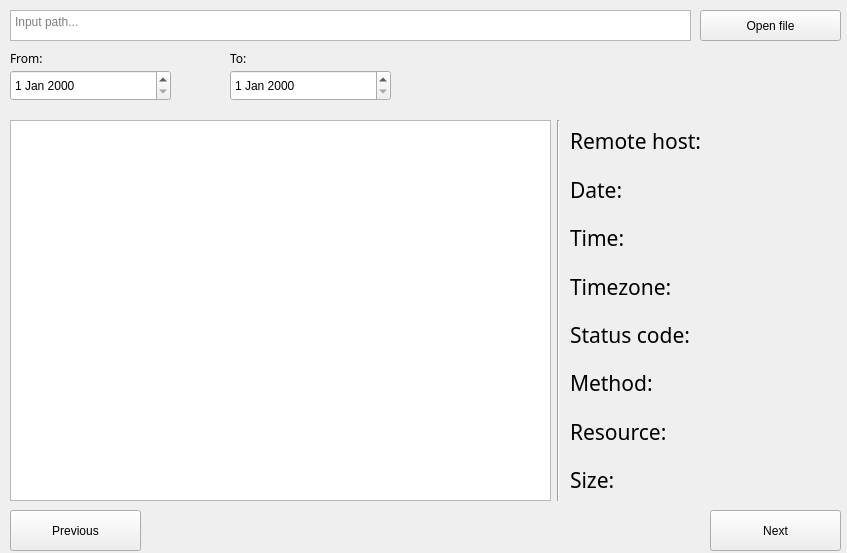
<?xml version="1.0" encoding="UTF-8"?>
<ui version="4.0">
 <class>MainWindow</class>
 <widget class="QMainWindow" name="MainWindow">
  <property name="geometry">
   <rect>
    <x>0</x>
    <y>0</y>
    <width>847</width>
    <height>553</height>
   </rect>
  </property>
  <property name="sizePolicy">
   <sizepolicy hsizetype="Fixed" vsizetype="Fixed">
    <horstretch>0</horstretch>
    <verstretch>0</verstretch>
   </sizepolicy>
  </property>
  <property name="windowTitle">
   <string>SSH Log Browser</string>
  </property>
  <property name="tabShape">
   <enum>QTabWidget::TabShape::Rounded</enum>
  </property>
  <widget class="QWidget" name="centralwidget">
   <widget class="QTextEdit" name="pathInput">
    <property name="geometry">
     <rect>
      <x>10</x>
      <y>10</y>
      <width>681</width>
      <height>31</height>
     </rect>
    </property>
    <property name="cursor" stdset="0">
     <cursorShape>IBeamCursor</cursorShape>
    </property>
    <property name="placeholderText">
     <string>Input path...</string>
    </property>
   </widget>
   <widget class="QPushButton" name="PathButton">
    <property name="geometry">
     <rect>
      <x>700</x>
      <y>10</y>
      <width>141</width>
      <height>31</height>
     </rect>
    </property>
    <property name="cursor">
     <cursorShape>UpArrowCursor</cursorShape>
    </property>
    <property name="text">
     <string>Open file</string>
    </property>
   </widget>
   <widget class="QListWidget" name="listOfLogs">
    <property name="geometry">
     <rect>
      <x>10</x>
      <y>120</y>
      <width>541</width>
      <height>381</height>
     </rect>
    </property>
   </widget>
   <widget class="QLabel" name="labelDateFrom">
    <property name="geometry">
     <rect>
      <x>10</x>
      <y>50</y>
      <width>111</width>
      <height>16</height>
     </rect>
    </property>
    <property name="font">
     <font>
      <family>Rockwell</family>
     </font>
    </property>
    <property name="text">
     <string>From:</string>
    </property>
   </widget>
   <widget class="QLabel" name="labelDateEnd">
    <property name="geometry">
     <rect>
      <x>230</x>
      <y>50</y>
      <width>111</width>
      <height>16</height>
     </rect>
    </property>
    <property name="font">
     <font>
      <family>Rockwell</family>
     </font>
    </property>
    <property name="text">
     <string>To:</string>
    </property>
   </widget>
   <widget class="QWidget" name="verticalLayoutWidget">
    <property name="geometry">
     <rect>
      <x>570</x>
      <y>120</y>
      <width>131</width>
      <height>381</height>
     </rect>
    </property>
    <layout class="QVBoxLayout" name="verticalLayout">
     <item>
      <widget class="QLabel" name="labelDateFrom_2">
       <property name="font">
        <font>
         <family>Rockwell</family>
         <pointsize>16</pointsize>
        </font>
       </property>
       <property name="text">
        <string>Remote host:</string>
       </property>
      </widget>
     </item>
     <item>
      <widget class="QLabel" name="labelDateFrom_4">
       <property name="font">
        <font>
         <family>Rockwell</family>
         <pointsize>16</pointsize>
        </font>
       </property>
       <property name="text">
        <string>Date:</string>
       </property>
      </widget>
     </item>
     <item>
      <widget class="QLabel" name="labelDateFrom_5">
       <property name="font">
        <font>
         <family>Rockwell</family>
         <pointsize>16</pointsize>
        </font>
       </property>
       <property name="text">
        <string>Time:</string>
       </property>
      </widget>
     </item>
     <item>
      <widget class="QLabel" name="labelDateFrom_6">
       <property name="font">
        <font>
         <family>Rockwell</family>
         <pointsize>16</pointsize>
        </font>
       </property>
       <property name="text">
        <string>Timezone:</string>
       </property>
      </widget>
     </item>
     <item>
      <widget class="QLabel" name="labelDateFrom_7">
       <property name="font">
        <font>
         <family>Rockwell</family>
         <pointsize>16</pointsize>
        </font>
       </property>
       <property name="text">
        <string>Status code:</string>
       </property>
      </widget>
     </item>
     <item>
      <widget class="QLabel" name="labelDateFrom_8">
       <property name="font">
        <font>
         <family>Rockwell</family>
         <pointsize>16</pointsize>
        </font>
       </property>
       <property name="text">
        <string>Method:</string>
       </property>
      </widget>
     </item>
     <item>
      <widget class="QLabel" name="labelDateFrom_9">
       <property name="font">
        <font>
         <family>Rockwell</family>
         <pointsize>16</pointsize>
        </font>
       </property>
       <property name="text">
        <string>Resource:</string>
       </property>
      </widget>
     </item>
     <item>
      <widget class="QLabel" name="labelDateFrom_3">
       <property name="font">
        <font>
         <family>Rockwell</family>
         <pointsize>16</pointsize>
        </font>
       </property>
       <property name="text">
        <string>Size:</string>
       </property>
      </widget>
     </item>
    </layout>
   </widget>
   <widget class="Line" name="line">
    <property name="geometry">
     <rect>
      <x>543</x>
      <y>120</y>
      <width>31</width>
      <height>381</height>
     </rect>
    </property>
    <property name="orientation">
     <enum>Qt::Orientation::Vertical</enum>
    </property>
   </widget>
   <widget class="QPushButton" name="pushButtonPrev">
    <property name="geometry">
     <rect>
      <x>10</x>
      <y>510</y>
      <width>131</width>
      <height>41</height>
     </rect>
    </property>
    <property name="text">
     <string>Previous</string>
    </property>
   </widget>
   <widget class="QPushButton" name="pushButtonNext">
    <property name="geometry">
     <rect>
      <x>710</x>
      <y>510</y>
      <width>131</width>
      <height>41</height>
     </rect>
    </property>
    <property name="text">
     <string>Next</string>
    </property>
   </widget>
   <widget class="QDateEdit" name="dateEdit">
    <property name="geometry">
     <rect>
      <x>10</x>
      <y>70</y>
      <width>161</width>
      <height>31</height>
     </rect>
    </property>
   </widget>
   <widget class="QDateEdit" name="dateEdit_2">
    <property name="geometry">
     <rect>
      <x>230</x>
      <y>70</y>
      <width>161</width>
      <height>31</height>
     </rect>
    </property>
   </widget>
   <widget class="QWidget" name="verticalLayoutWidget_2">
    <property name="geometry">
     <rect>
      <x>710</x>
      <y>120</y>
      <width>131</width>
      <height>381</height>
     </rect>
    </property>
    <layout class="QVBoxLayout" name="verticalLayout_2">
     <item>
      <widget class="QLabel" name="labelRemoteHost">
       <property name="font">
        <font>
         <family>Rockwell</family>
         <pointsize>16</pointsize>
        </font>
       </property>
       <property name="text">
        <string/>
       </property>
      </widget>
     </item>
     <item>
      <widget class="QLabel" name="labelDate">
       <property name="font">
        <font>
         <family>Rockwell</family>
         <pointsize>16</pointsize>
        </font>
       </property>
       <property name="text">
        <string/>
       </property>
      </widget>
     </item>
     <item>
      <widget class="QLabel" name="labelTime">
       <property name="font">
        <font>
         <family>Rockwell</family>
         <pointsize>16</pointsize>
        </font>
       </property>
       <property name="text">
        <string/>
       </property>
      </widget>
     </item>
     <item>
      <widget class="QLabel" name="labelTimezone">
       <property name="font">
        <font>
         <family>Rockwell</family>
         <pointsize>16</pointsize>
        </font>
       </property>
       <property name="text">
        <string/>
       </property>
      </widget>
     </item>
     <item>
      <widget class="QLabel" name="labelStatusCode">
       <property name="font">
        <font>
         <family>Rockwell</family>
         <pointsize>16</pointsize>
        </font>
       </property>
       <property name="text">
        <string/>
       </property>
      </widget>
     </item>
     <item>
      <widget class="QLabel" name="labelMethod">
       <property name="font">
        <font>
         <family>Rockwell</family>
         <pointsize>16</pointsize>
        </font>
       </property>
       <property name="text">
        <string/>
       </property>
      </widget>
     </item>
     <item>
      <widget class="QLabel" name="labelResource">
       <property name="font">
        <font>
         <family>Rockwell</family>
         <pointsize>16</pointsize>
        </font>
       </property>
       <property name="text">
        <string/>
       </property>
      </widget>
     </item>
     <item>
      <widget class="QLabel" name="labelSize">
       <property name="font">
        <font>
         <family>Rockwell</family>
         <pointsize>16</pointsize>
        </font>
       </property>
       <property name="text">
        <string/>
       </property>
      </widget>
     </item>
    </layout>
   </widget>
  </widget>
 </widget>
 <resources/>
 <connections/>
</ui>
